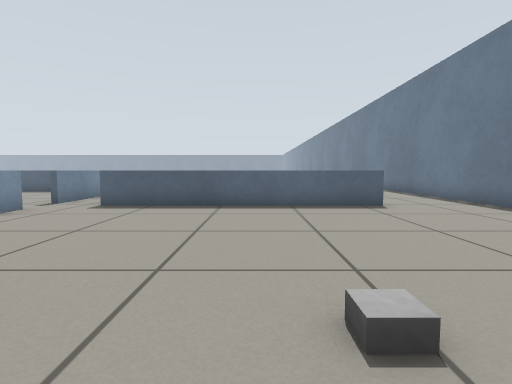
View 1 (above)

24 first-person views from a walk through a robot-simulator world made for Gazebo. The camera is 0.5 m above the floor, tilts 4° down and sees 80° across. The floor is counted in squares, 0.5 m on a side. Each view is taken from the middle of a square. On the plan, view 1 faces up. The plan holds only what a view shows up to about 12 squares ahead; the rest is blank. The place goes on beyond the plan.

View 2
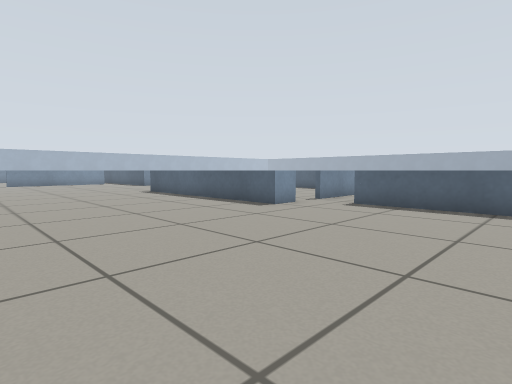

View 3
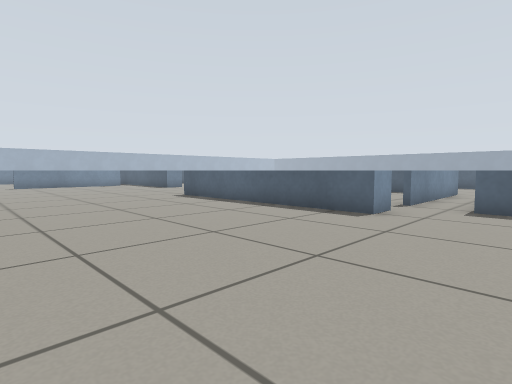

View 4
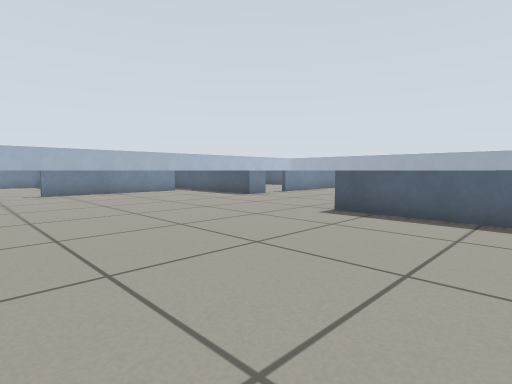

View 5
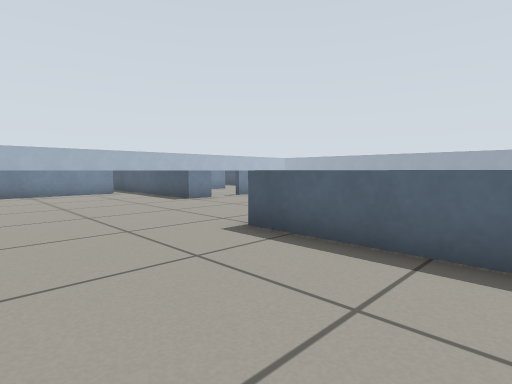

View 6
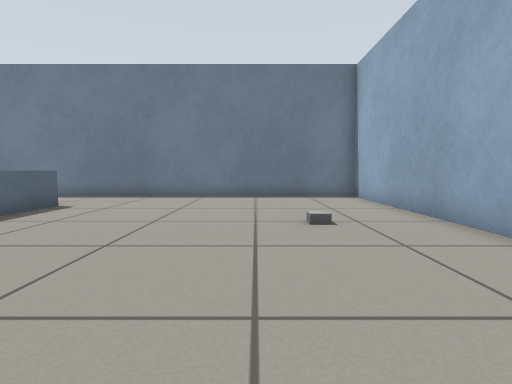

View 7
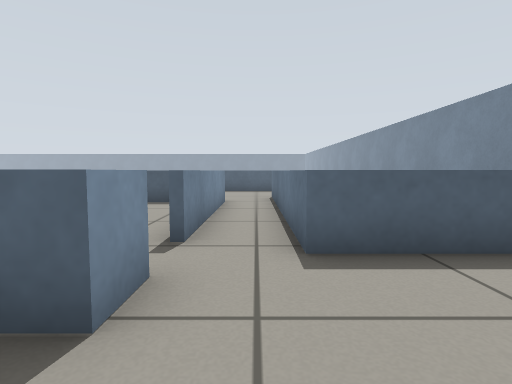

View 8
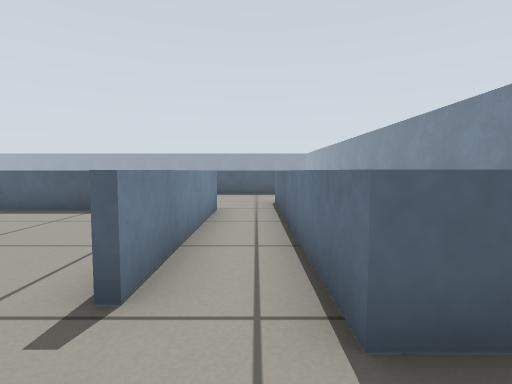

View 9
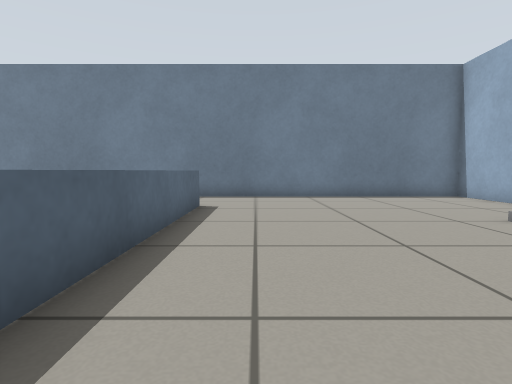

View 10
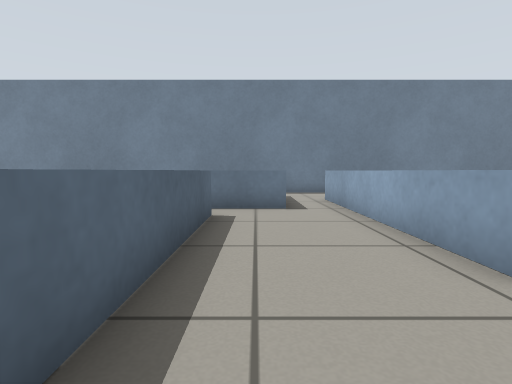

View 11
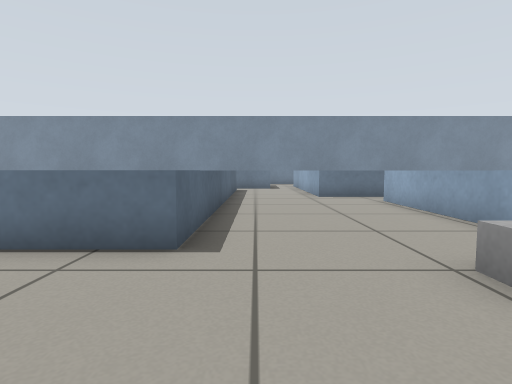

View 12
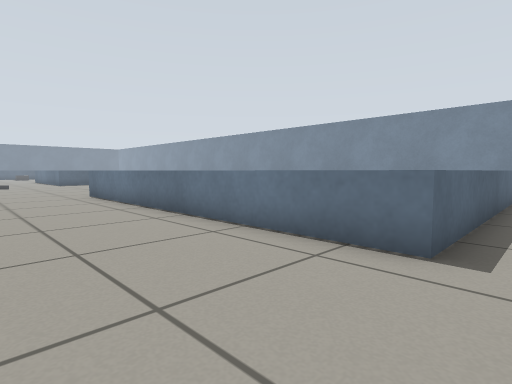

View 13
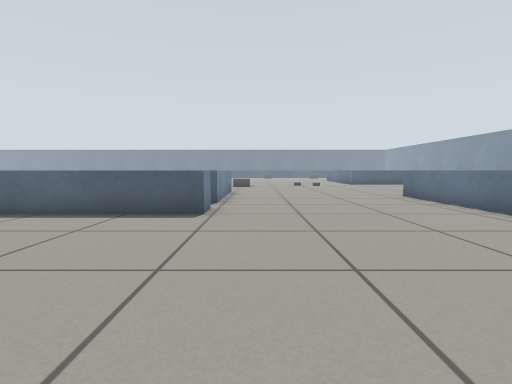

View 14
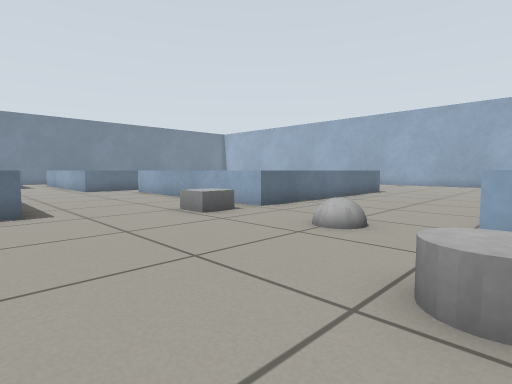

View 15
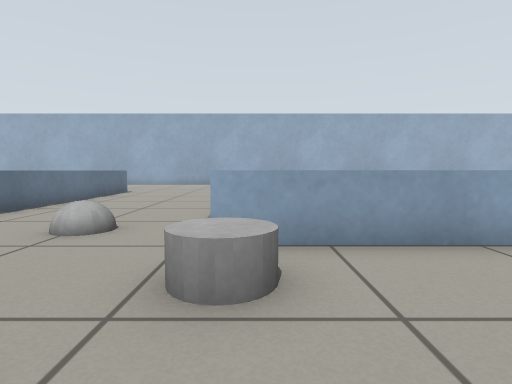

View 16
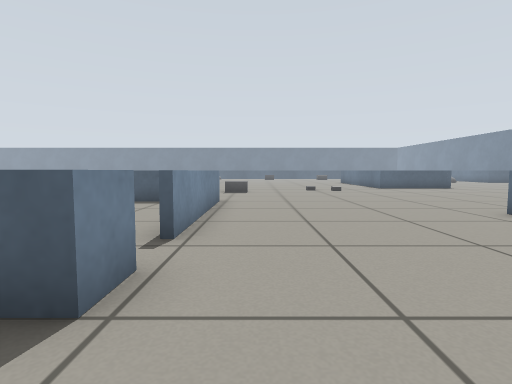

View 17
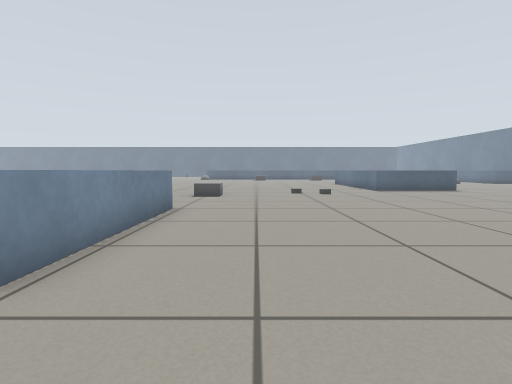

View 18
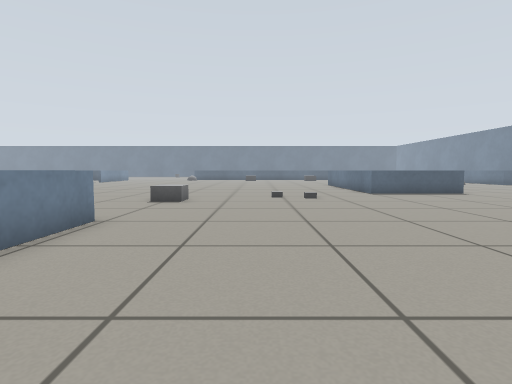

View 19
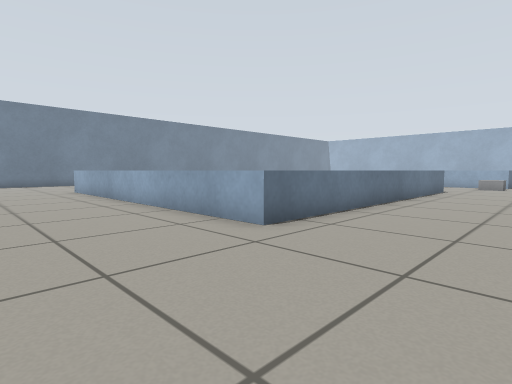

View 20
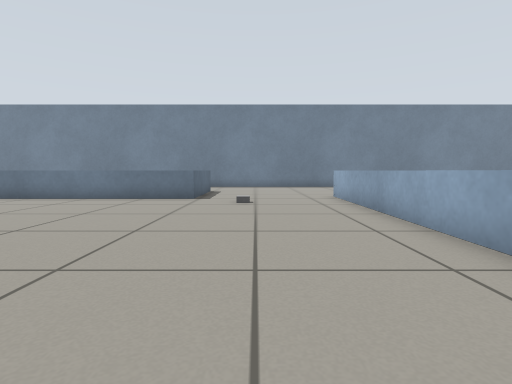

View 21
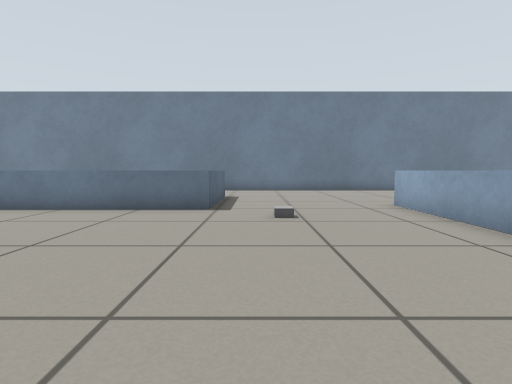

View 22
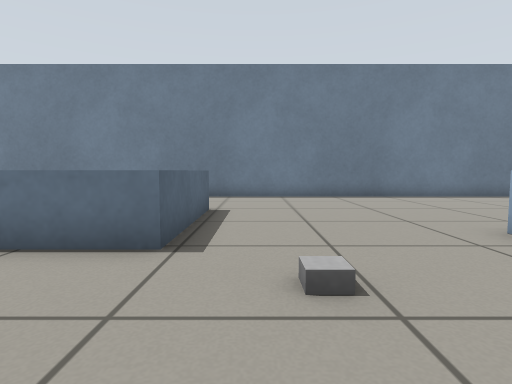

View 23
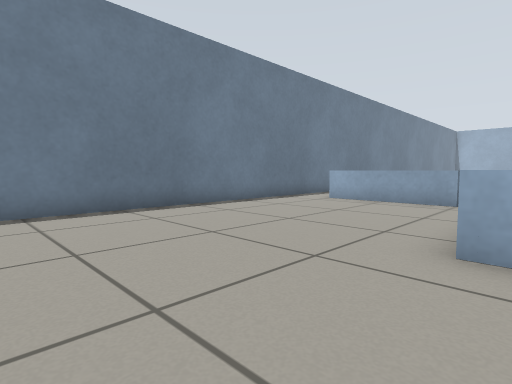

View 24
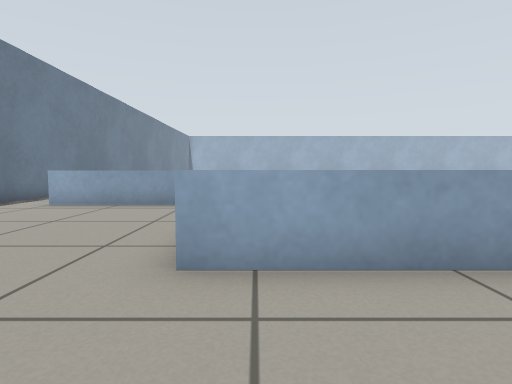

### Floor plan
Key: @ floor where view 1 was taken; # wall or solid block; . main floor; : floor 0.25 m higher than the main floor; = window, fence, low wall or low ledge; B grey box; C grey cylinder; O other object.
Columns run from 23 left of view 1 to 7 right of it. Each row starts with its distance up from view 1.
 41  ..  ...O ....... ....=   =   #
 40  ...B....O............=   =   #
 39   ..BB................=       #
 38   ....................=   =  .#
 37    ...................=====...#
 36    ...........................#
 35 =====................B........#
 34    #=.........................#
 33     =.........................#
 32     =......=============......#
 31     =......=#         #=......#
 30     =......=           =......#
 29     =......=           =......#
 28    #=......=           =......#
 27 =====......=           =......#
 26 ...........=#=     =   ======.#
 25  ..........=#=     =# #==   =.#
 24  ..........=#=     ======   = #
 23   .........=#=        #==   = #
 22    ........=#=          =   =
 21    ........=#=#       #==   =
 20   .........==============
 19  ..C....................=   =
 18 ...CC...................=====
 17 =====....BB........========.. #
 16   #==.:..BB........=========  #
 15    ==....=========.=      ==  #
 14 =  ==....=#     #=.=  ==  ==  #
 13 =  ==....=   ... =.=====  ==  #
 12    ==....=#  =.. =.=#     == .#
 11     .....=====.. =.=      ==..#
 10   #==....=#      =.=       ...#
  9 =====....=       =.=========..#
  8  ........=#     #=............#
  7 .........=========............#
  6 ..............................#
  5 ..............................#
  4 ..............................#
  3 ..............................#
  2 ........................B.....#
  1 ..............................#
  0        ................@......#
 -1                        ########

Positions as (right, up) in squares from view 1, and headings:
1: (0, 0), facing up
2: (0, 0), facing up-left
3: (-3, 0), facing up-left
4: (-10, 0), facing up-left
5: (-10, 3), facing up-left
6: (-5, 3), facing right
7: (-5, 5), facing up
8: (-5, 7), facing up
9: (-5, 7), facing right
10: (-7, 19), facing right
11: (-16, 19), facing right
12: (-16, 19), facing up-right
13: (-18, 20), facing up
14: (-20, 21), facing down-right
15: (-20, 21), facing down
16: (-18, 25), facing up
17: (-17, 27), facing up
18: (-16, 29), facing up
19: (-16, 36), facing down-right
20: (-12, 35), facing right
21: (-9, 36), facing right
22: (-5, 36), facing right
23: (-1, 36), facing down-right
24: (-1, 35), facing down
